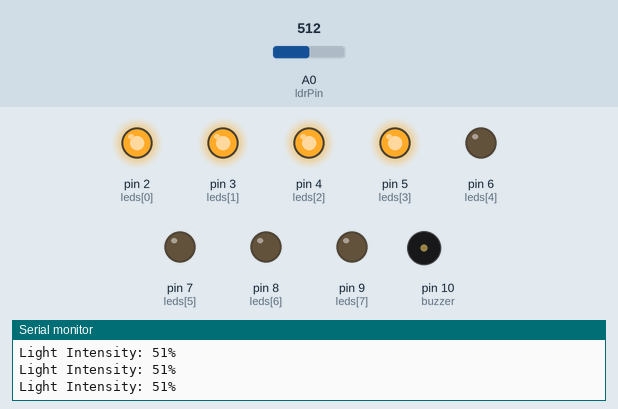
Simulated run of this sketch. Board: Arduino Uno, built with avr-gcc and run on an emulated ATmega328P. Parts: output pins drawn as LEDs (lit = HIGH), buzzer (waves = sounding, pin HIGH), the last lines printed to the serial monitor. Inputs (shaded band) come from the test bench; at power-on: A0 (ldrPin) = 512.

Above: at 1.2 s.
1.3 s: A0 (ldrPin) set to 615
2.8 s: A0 (ldrPin) set to 647
At 4.0 s:
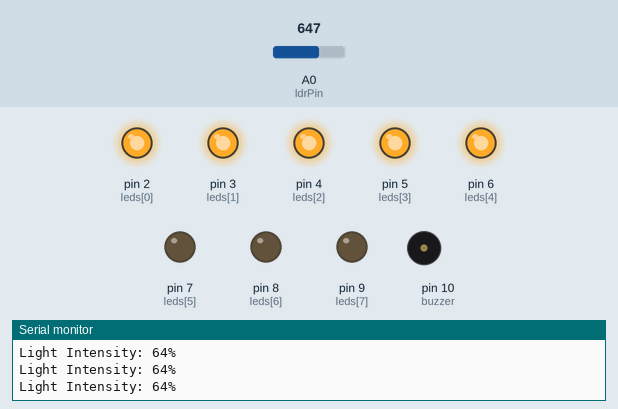
4.3 s: A0 (ldrPin) set to 738
5.8 s: A0 (ldrPin) set to 761
At 7.0 s:
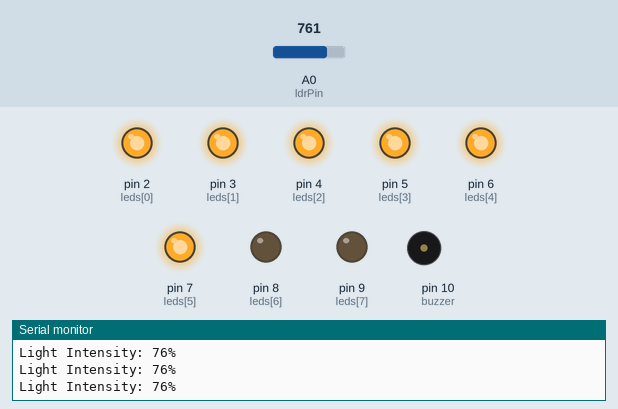
7.3 s: A0 (ldrPin) set to 861
8.8 s: A0 (ldrPin) set to 898
At 9.9 s:
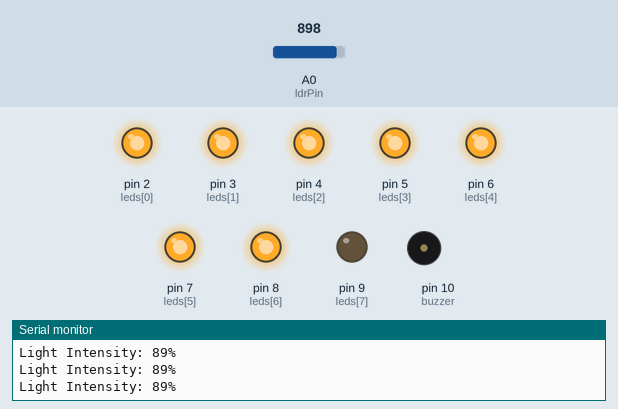
Timing chart, 0 to 11.3 s (numbered marks = the images above; inputs shaded):
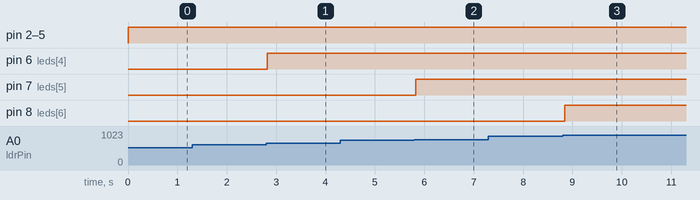

The sketch:

Photo_Sensitive_Alarm.ino
```cpp
const int ldrPin = A0;
const int buzzer = 10;
int leds[] = {2,3,4,5,6,7,8,9};
void setup()
{
  Serial.begin(9600);
  for(int i=0; i<8; i++)
  {
    pinMode(leds[i], OUTPUT);
  }
  pinMode(buzzer, OUTPUT);
}
void loop()
{
  int adcValue = analogRead(ldrPin);
  int lightPercent = map(adcValue, 0, 1000, 0, 100);
  Serial.print("Light Intensity: ");
  Serial.print(lightPercent);
  Serial.println("%");
  int ledCount = map(lightPercent, 0, 100, 0, 8);
  for(int i=0; i<8; i++)
  {
    if(i < ledCount)
      digitalWrite(leds[i], HIGH);
    else
      digitalWrite(leds[i], LOW);
  }
  if(lightPercent >= 100)
  {
    digitalWrite(buzzer, HIGH);
  }
  else
  {
    digitalWrite(buzzer, LOW);
  }
  delay(100);
}
```

Measured:
- the behaviour switches between 629 and 630 on A0 (ldrPin) (found by bisection; images 0 and 1)
- the behaviour switches between 749 and 750 on A0 (ldrPin) (found by bisection; images 1 and 2)
- the behaviour switches between 879 and 880 on A0 (ldrPin) (found by bisection; images 2 and 3)
- after the input at 2.8 s, pin 6 (leds[4]): LOW → HIGH at once
- after the input at 5.8 s, pin 7 (leds[5]): LOW → HIGH at once
- after the input at 8.8 s, pin 8 (leds[6]): LOW → HIGH after 0.05 s
